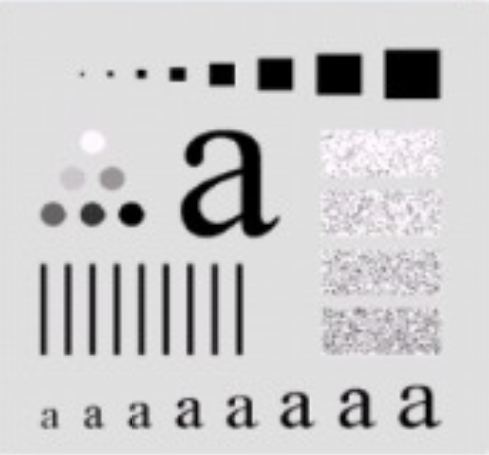
%> input picture AwwamCorrection/butter.png, 489 x 455 px
$ octave butter3830.m   (GNU Octave 9; MATLAB toolbox functions it lacks are replaced by stand-ins)
%> lines starting %> are read from the running program, lines starting %| are printed output that depends on the picture
%% Author: Najam Khalil
% Computer Engineer
% Email: najamkhalil123@gmail.com

clc;
clear all;
close all;
im=rgb2gray(imread('butter.png'));
%> im: size 455x489 uint8; min 0, max 254, mean 202.4
ft_img=fft2(im);
[r,c]=size(im);
%> r = 455; c = 489
%designing a butterworth Filter
%distance between one pixel from the other pixel
orgin=ceil(length(filt)/2);
% d0=input('enter the cutoff frequency');
% n=input('enter the order of the filter');

d0=60;
n=2;
for i=1:r
    	for j=1:c
        	dist=sqrt((i-r/2)^2 + (j-c/2)^2);
        	h(i,j)= 1/(( 1 + (dist/d0)^(2*n)));

    	end
end
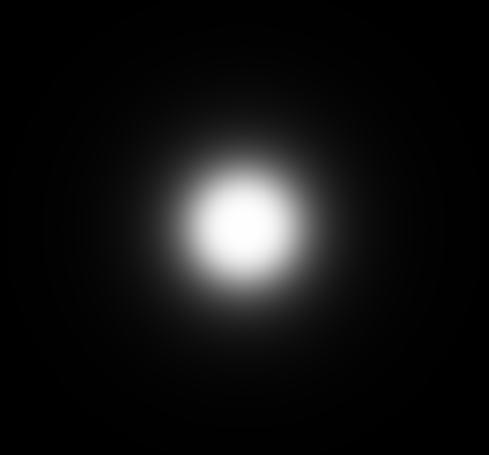
%> h: size 455x489 double; min 0.00104, max 1, mean 0.0771

%filter  fourier transform
H=(h);
H1=fftshift(H);
G=ft_img.*H1;
filt_img=ifft2(G);
imshow(im);
title('Orginal Image');
figure;
subplot 121
meshz(abs(h));
title('Buthersworth Lowpass Filter in Spatial Domain');
subplot 122
imshow((filt_img),[]);
title('Filtered Image in Spatial Domain');
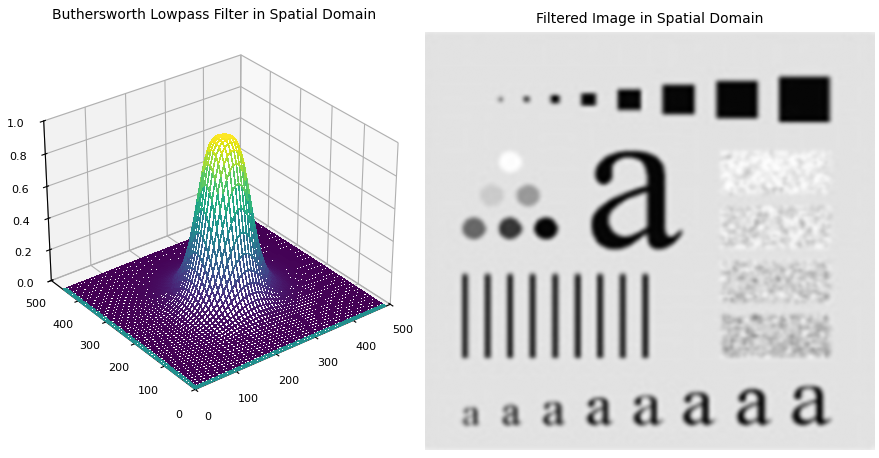
%> figure redrawn from the program's plot data, 2 panels

%high pass filter
hp=max(max(h))-h;
HP=(hp);
HP1=fftshift(HP);

figure;
Ghp=ft_img.*HP1;
filt_img1=ifft2(Ghp);

% highpass
subplot 121
meshz(abs(hp));
title('Buthersworth Highpass Filter in Spatial Domain');
subplot 122
imshow((filt_img1),[])
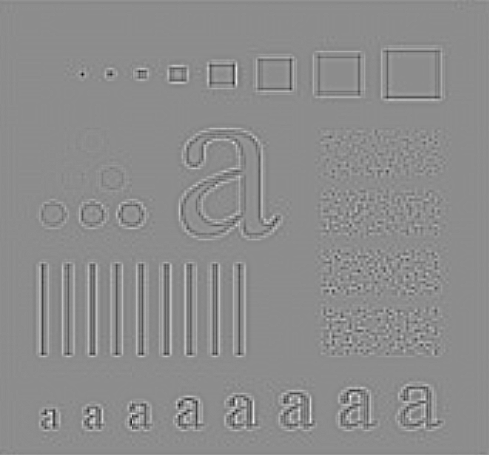
%> displayed picture: size 455x489, on the screen's scale of 0 to 255; min 0, max 255, mean 140.4
title('Highpass filtered out Image in Spatial Domain');
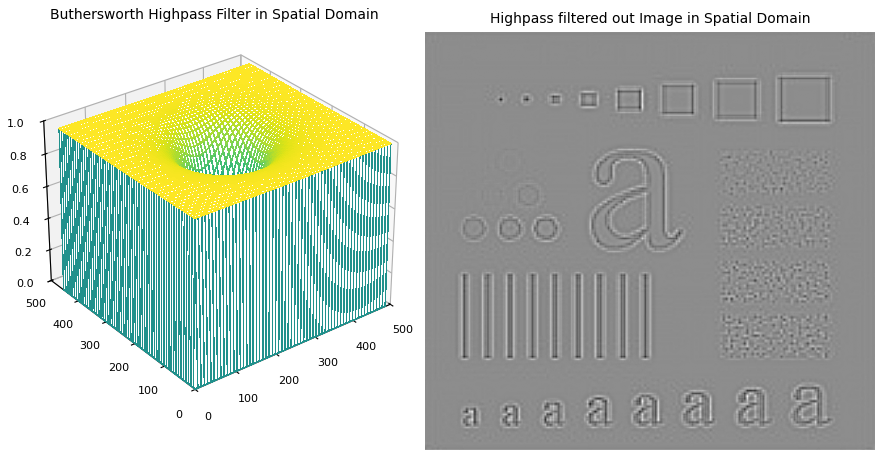
%> figure redrawn from the program's plot data, 2 panels
